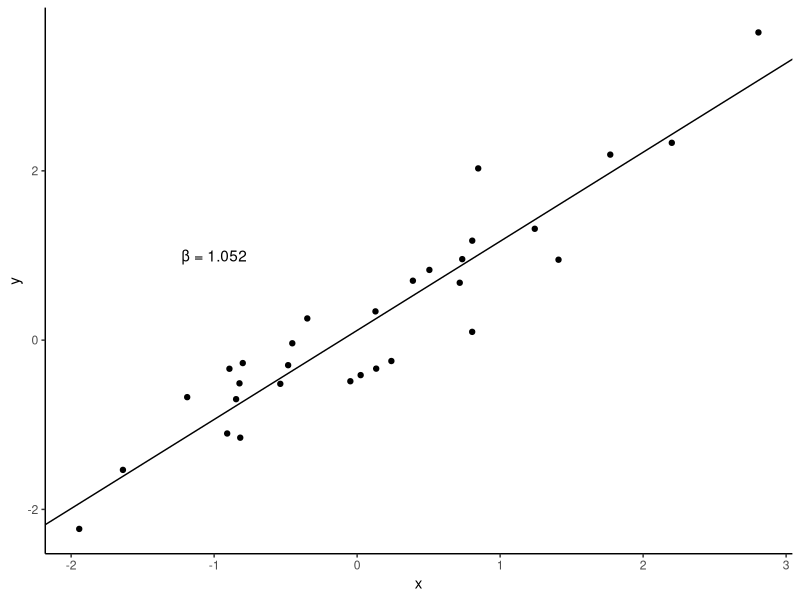

Write the R code that produced this figure.
library(tidyverse)

dat <- tibble(x = rnorm(30),
       y = x + rnorm(30,0,0.5))
coeff = lm(dat$y~dat$x)$coefficients

ggplot(dat, aes(x = x, y = y)) +
  geom_point() + 
  geom_abline(slope = coeff[2],
              intercept = coeff[1]) +
  theme_classic() +
  annotate("text", x = -1, y = 1,
          label = paste0("\u03B2 = ",
                         round(coeff[2], 3)))

